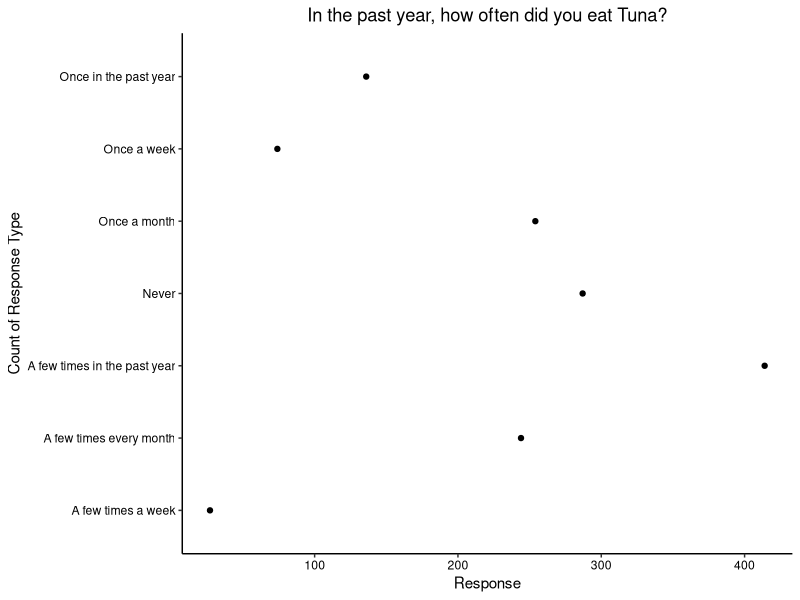
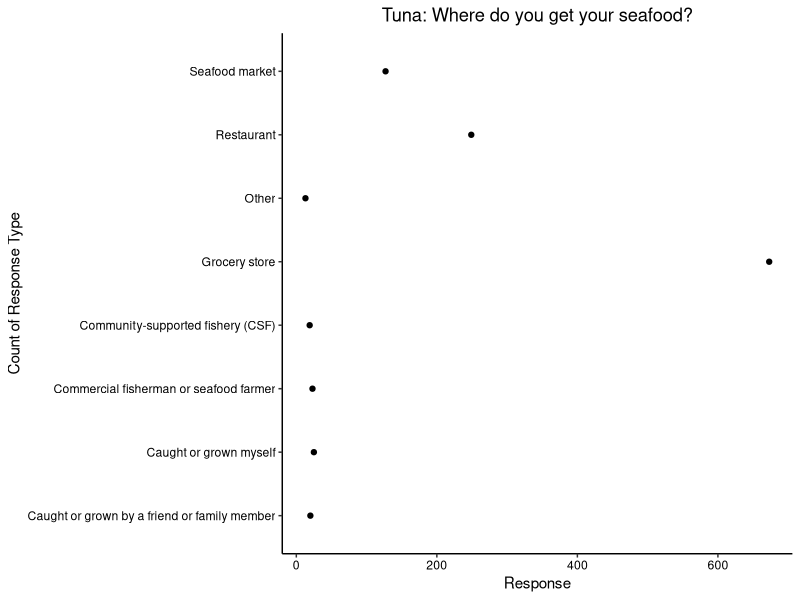

R code for these plots, in order:
## ---- chunk 1
knitr::opts_chunk$set(echo = TRUE)
## ---- chunk 2
getwd()
library(tidyverse)

survey.dat <- read.csv("./AquacultureSurveyData.csv")
survey.codes <- read.csv("./AquacultureSurveyCodes.csv")

# Set ggplot theme
mytheme <- theme_classic() +
  theme(axis.text = element_text(color = "black"), 
        legend.position = "top")
theme_set(mytheme)
## ---- chunk 3
freq.sp <- select(survey.dat, Frequency_Tuna:Frequency_Oysters)

freq.sp.Tuna <- as.data.frame(table(freq.sp$Frequency_Tuna))
freq.sp.Shrimp <- as.data.frame(table(freq.sp$Frequency_Shrimp))
freq.sp.Salmon <- as.data.frame(table(freq.sp$Frequency_Salmon))
freq.sp.Flounder <- as.data.frame(table(freq.sp$Frequency_Flounder))
freq.sp.BlueCrab <- as.data.frame(table(freq.sp$Frequency_BlueCrab))
freq.sp.Clams <- as.data.frame(table(freq.sp$Frequency_Clams))
freq.sp.Mullet <- as.data.frame(table(freq.sp$Frequency_Mullet))
freq.sp.Oysters <- as.data.frame(table(freq.sp$Frequency_Oysters))

freq.sp.summary <- freq.sp.Tuna %>% 
  left_join(freq.sp.Shrimp, by = "Var1") %>% 
  left_join(freq.sp.Salmon, by = "Var1") %>% 
  left_join(freq.sp.Flounder, by = "Var1") %>% 
  left_join(freq.sp.BlueCrab, by = "Var1") %>% 
  left_join(freq.sp.Clams, by = "Var1") %>% 
  left_join(freq.sp.Mullet, by = "Var1") %>% 
  left_join(freq.sp.Oysters, by = "Var1")
freq.sp.summary <- freq.sp.summary %>% 
  rename(Response = Var1,
         Tuna = Freq.x,
         Shrimp = Freq.y,
         Salmon = Freq.x.x,
         Flounder = Freq.y.y,
         BlueCrab = Freq.x.x.x,
         Clams = Freq.y.y.y,
         Mullet = Freq.x.x.x.x,
         Oysters = Freq.y.y.y.y)

freq.response.meaning <- c("Never", 
                           "Once in the past year", 
                           "A few times in the past year",
                           "Once a month",
                           "A few times every month",
                           "Once a week",
                           "A few times a week")

freq.sp.summary$Response_Explanation <- freq.response.meaning
## ---- chunk 4
ggplot(freq.sp.summary,aes(y=Response_Explanation, x=Tuna)) + 
  geom_point() + 
  labs(title ="In the past year, how often did you eat Tuna?",
       y="Count of Response Type",
       x="Response") + 
  theme(plot.title = element_text(hjust=0.5))
## ---- chunk 5
where.sp <- select(survey.dat, Where_Tuna:Where_Oysters)

where.sp.Tuna <- as.data.frame(table(where.sp$Where_Tuna))
where.sp.Shrimp <- as.data.frame(table(where.sp$Where_Shrimp))
where.sp.Salmon <- as.data.frame(table(where.sp$Where_Salmon))
where.sp.Flounder <- as.data.frame(table(where.sp$Where_Flounder))
where.sp.BlueCrab <- as.data.frame(table(where.sp$Where_BlueCrab))
where.sp.Clams <- as.data.frame(table(where.sp$Where_Clams))
where.sp.Mullet <- as.data.frame(table(where.sp$Where_Mullet))
where.sp.Oysters <- as.data.frame(table(where.sp$Where_Oysters))

where.sp.summary <- where.sp.Tuna %>% 
  left_join(where.sp.Shrimp, by = "Var1") %>% 
  left_join(where.sp.Salmon, by = "Var1") %>% 
  left_join(where.sp.Flounder, by = "Var1") %>% 
  left_join(where.sp.BlueCrab, by = "Var1") %>% 
  left_join(where.sp.Clams, by = "Var1") %>% 
  left_join(where.sp.Mullet, by = "Var1") %>% 
  left_join(where.sp.Oysters, by = "Var1")
where.sp.summary <- where.sp.summary %>% 
  rename(Response = Var1,
         Tuna = Freq.x,
         Shrimp = Freq.y,
         Salmon = Freq.x.x,
         Flounder = Freq.y.y,
         BlueCrab = Freq.x.x.x,
         Clams = Freq.y.y.y,
         Mullet = Freq.x.x.x.x,
         Oysters = Freq.y.y.y.y)

where.response.meaning <- c("Caught or grown myself", 
                           "Caught or grown by a friend or family member", 
                           "Grocery store",
                           "Restaurant",
                           "Seafood market",
                           "Commercial fisherman or seafood farmer",
                           "Community-supported fishery (CSF)",
                           "Other")

where.sp.summary$Response_Explanation <- where.response.meaning
## ---- chunk 6
ggplot(where.sp.summary,aes(y=Response_Explanation, x=Tuna)) + 
  geom_point() + 
  labs(title ="Tuna: Where do you get your seafood?",
       y="Count of Response Type",
       x="Response") + 
  theme(plot.title = element_text(hjust=0.5))
## ---- chunk 7

